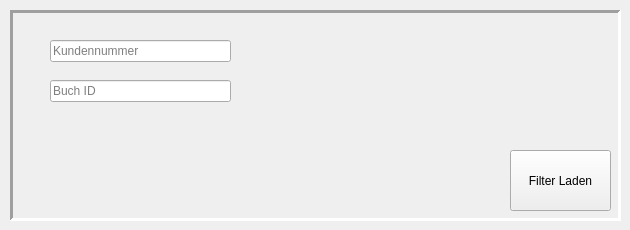
   <widget class="QWidget" name="pageLaonFilter">
    <widget class="QFrame" name="frameFilter_3">
     <property name="geometry">
      <rect>
       <x>10</x>
       <y>10</y>
       <width>611</width>
       <height>211</height>
      </rect>
     </property>
     <property name="focusPolicy">
      <enum>Qt::FocusPolicy::ClickFocus</enum>
     </property>
     <property name="frameShape">
      <enum>QFrame::Shape::Panel</enum>
     </property>
     <property name="frameShadow">
      <enum>QFrame::Shadow::Sunken</enum>
     </property>
     <property name="lineWidth">
      <number>3</number>
     </property>
     <widget class="QLineEdit" name="lineMemIDLoanFilter">
      <property name="geometry">
       <rect>
        <x>40</x>
        <y>30</y>
        <width>181</width>
        <height>22</height>
       </rect>
      </property>
      <property name="text">
       <string/>
      </property>
      <property name="placeholderText">
       <string>Kundennummer</string>
      </property>
     </widget>
     <widget class="QPushButton" name="btnLoadLoanFilter">
      <property name="geometry">
       <rect>
        <x>500</x>
        <y>140</y>
        <width>101</width>
        <height>61</height>
       </rect>
      </property>
      <property name="focusPolicy">
       <enum>Qt::FocusPolicy::NoFocus</enum>
      </property>
      <property name="text">
       <string>Filter Laden</string>
      </property>
     </widget>
     <widget class="QLineEdit" name="lineBookIDFilter">
      <property name="geometry">
       <rect>
        <x>40</x>
        <y>70</y>
        <width>181</width>
        <height>22</height>
       </rect>
      </property>
      <property name="text">
       <string/>
      </property>
      <property name="placeholderText">
       <string>Buch ID</string>
      </property>
     </widget>
    </widget>
   </widget>
